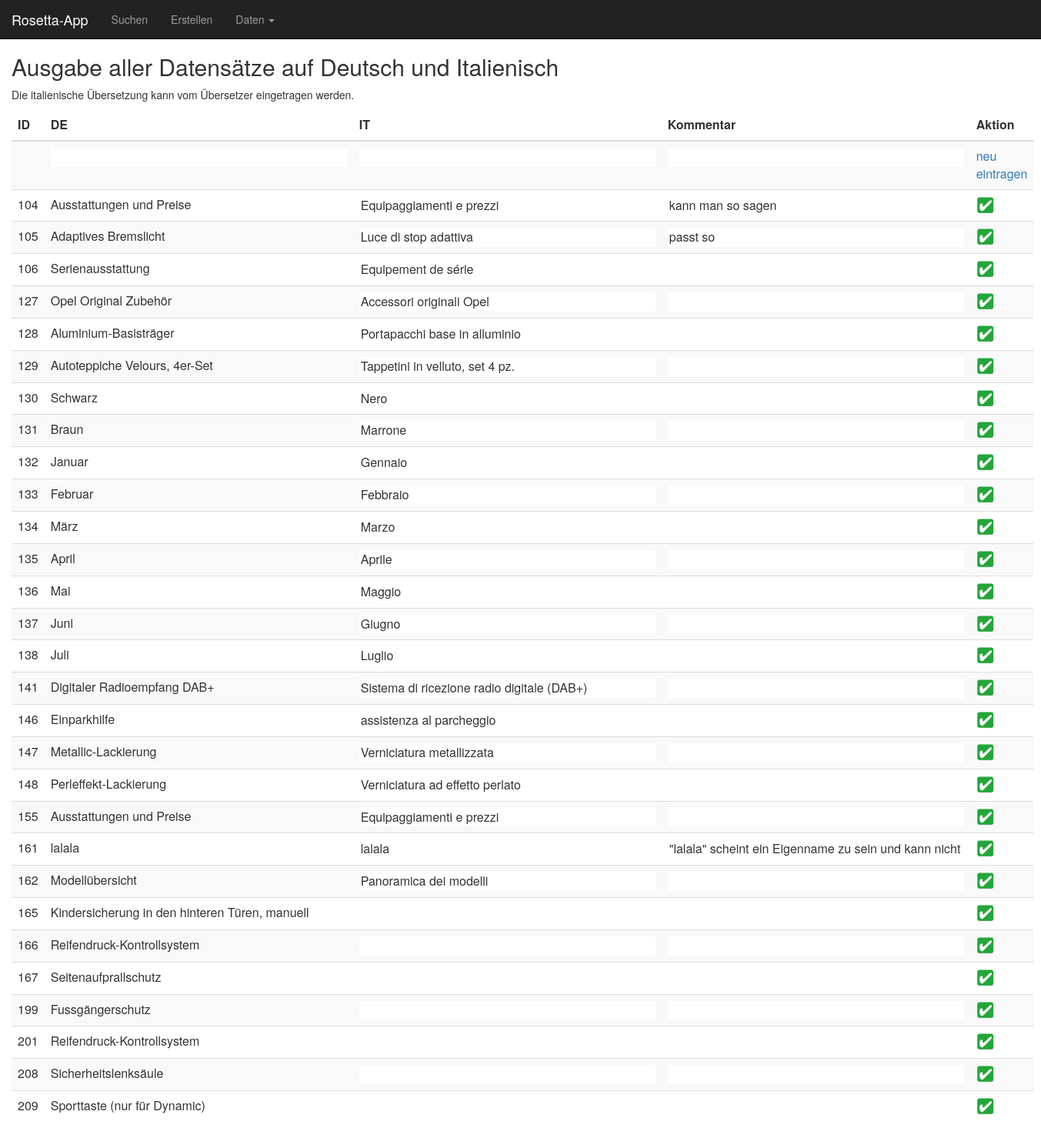
Before: /Sandbox/003_db_anzeigen_it.php with the older database file.
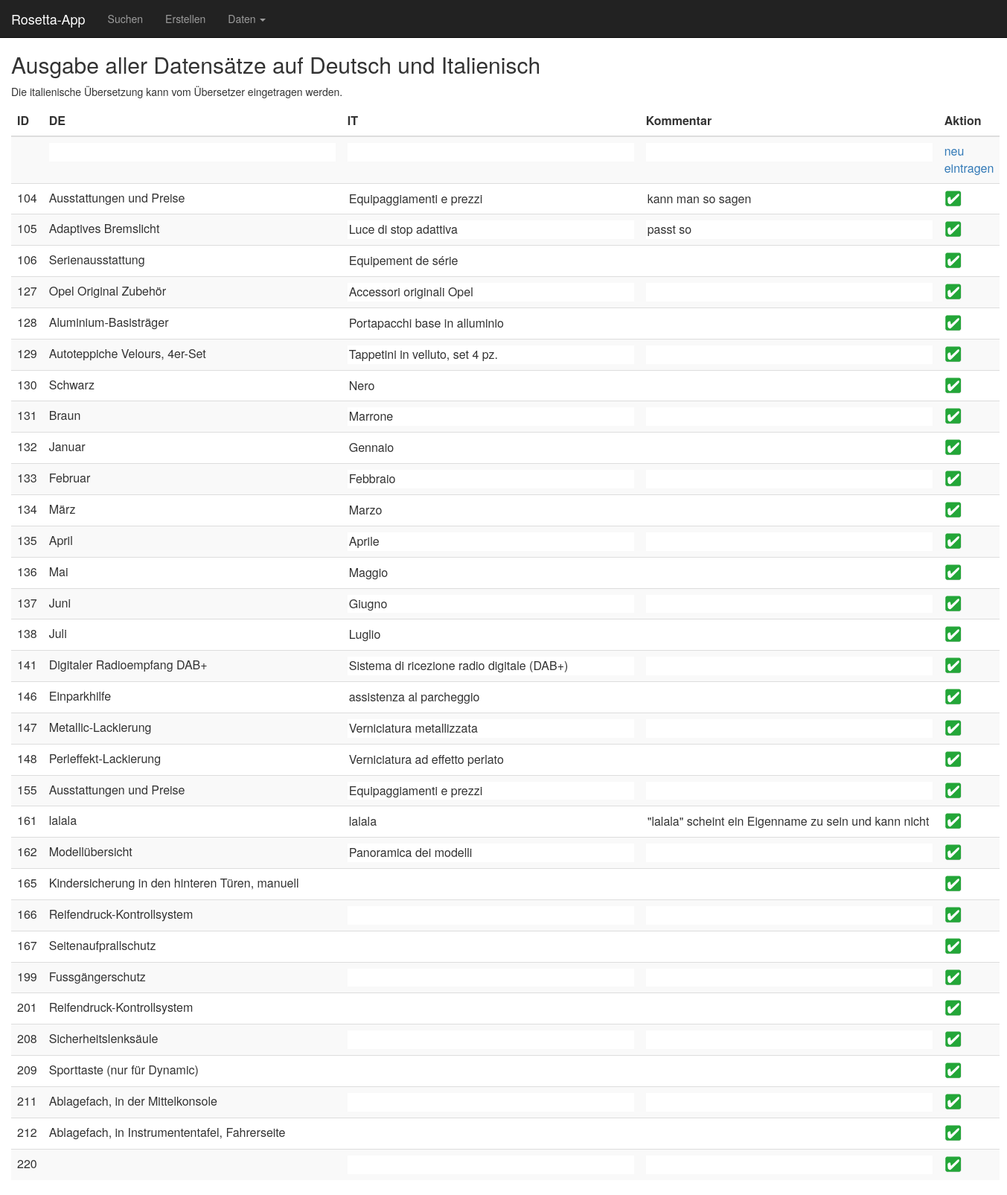
After: the same page with the newer database file.
### tables this page shows
CREATE TABLE IF NOT EXISTS `rosetta_data` (
  `token` varchar(100) DEFAULT NULL,
`id` int(5) NOT NULL,
  `date` timestamp NOT NULL DEFAULT CURRENT_TIMESTAMP ON UPDATE CURRENT_TIMESTAMP,
  `de` varchar(1000) DEFAULT NULL,
  `fr` varchar(1000) DEFAULT NULL,
  `comment_fr` varchar(1000) DEFAULT NULL,
  `it` varchar(1000) DEFAULT NULL,
  `comment_it` varchar(1000) DEFAULT NULL,
  `en` varchar(1000) DEFAULT NULL,
  `rubrik` varchar(500) DEFAULT NULL,
  `info` varchar(200) DEFAULT NULL,
  `carline` varchar(500) DEFAULT NULL,
  `toTranslate` varchar(5) DEFAULT NULL
);

### Sandbox/003_db_anzeigen_it.php (the view, shortened to what this page needs)
<?php
include "elements/header.php";
?>
<?php
include "include/db_connect.php";
?>
<h2>Ausgabe aller Datensätze auf Deutsch und Italienisch</h2>
<p>Die italienische Übersetzung kann vom Übersetzer eingetragen werden.</p>
<div class='results'>
<?php
echo "<form name='f' action='003_db_anzeigen_it.php'
               method='post'>";
echo "\n\n<table class=\"table table-hover table-responsive table-striped\">"
    . "<thead>"
    . "<tr>"
    . "<th class=\"col-sm-1\">ID</th>"
    . "<th class=\"col-sm-4\">DE</th>"
    . "<th class=\"col-sm-4\">IT</th>"
    . "<th class=\"col-sm-4\">Kommentar</th>"
    . "<th class=\"col-sm-1\">Aktion</th>"
    . "</tr>"
    . "</thead>";
echo "\n\n<tr>"
    . "<td size='3' /></td>"
    . "<td><input class='toEdit' name='dts[0]' size='40' /></td>"
    . "<td><input class='toEdit' name='itl[0]' size='40' /></td>"
    . "<td><input class='toEdit' name='com[0]' size='40' /></td>"
    . "<td><a href='javascript:send(0,0);'>neu eintragen</a></td>"
    . "</tr>";
$res = mysqli_query($con, "select * from rosetta_data");
while ($dsatz = mysqli_fetch_assoc($res))
{
    $id_nr = $dsatz["id"];
    echo "\n\n<tr>"
        . "<td>" . $dsatz["id"] . "</td>"
        . "<td>" . utf8_encode( $dsatz["de"] ) . "</td>"
        . "<td><input class='toEdit' name='itl[$id_nr]' value='" . utf8_encode( $dsatz["it"] ) . "' size='40' /></td>"
        . "<td><input class='toEdit' name='com[$id_nr]' value='" . utf8_encode( $dsatz["comment_it"] ) . "' size='40' /></td>"
        . "<td><a href='javascript:send(1,$id_nr);'><img src=\"img/button_agree.png\"></a></td>"
        . "</tr>";
}
echo "</table>";
echo "</form>";
?>

Changed rows visible on the page:
added rosetta_data: id "211", de "Ablagefach, in der Mittelkonsole"
added rosetta_data: id "212", de "Ablagefach, in Instrumententafel, Fahrerseite"
added rosetta_data: id "220"
